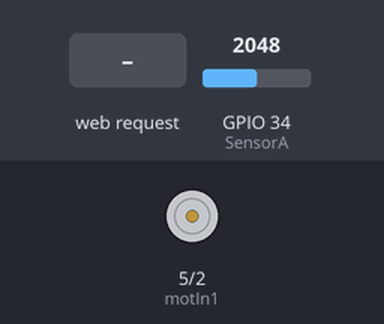
A sketch run on a simulated ESP32. Parts: motor-driver pin pairs drawn as motors (green arrow = first pin HIGH = forward, orange = second pin HIGH = backward, longer = more drive). The inputs (shaded band) are chosen by the test bench; at power-on: GPIO 34 (SensorA) = 2048. WiFi joins after 1.5 s; servers stay silent unless stated; what the sketch prints to the serial monitor is not drawn.

Above: at 3.2 s.
3.3 s: HTTP request GET /toggle received
At 3.8 s:
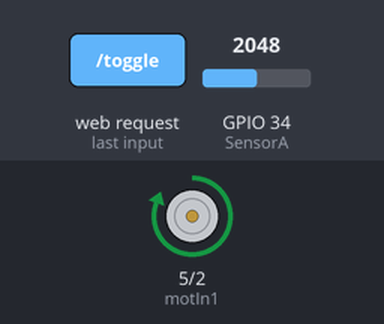
Timing chart, 0 to 6.3 s (numbered marks = the images above; inputs shaded):
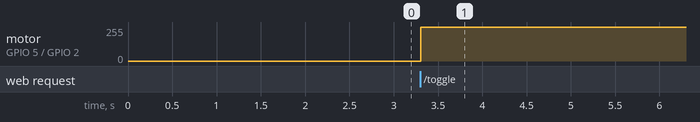

The sketch:

server_2.ino
```cpp
#include <WiFi.h>
#define SensorA 34
#include <ESPAsyncWebServer.h>

// Defina seu SSID e senha Wi-Fi
const char* ssid = "SATC IOT";
const char* password = "IOT2024@#";

// Crie um servidor web na porta 80
AsyncWebServer server(80);

// pinos dos motores
const int motIn1 = 5;
const int motIn2 = 2;

void setup() {
  // Inicializa a comunicação serial
  Serial.begin(115200);
  pinMode(SensorA, INPUT);
  pinMode(motIn1, OUTPUT);
  pinMode(motIn2, OUTPUT);

  // Conecta-se à rede Wi-Fi
  WiFi.begin(ssid, password);
  while (WiFi.status() != WL_CONNECTED) {
    delay(1000);
    Serial.println("Conectando-se ao Wi-Fi...");
  }

  Serial.println("Conectado ao Wi-Fi");
  Serial.print("Endereço IP: ");
  Serial.println(WiFi.localIP());

  // Serve um site HTML simples na rota "/"
  server.on("/", HTTP_GET, [](AsyncWebServerRequest *request){
    String html = "<html><body>"
                  "<h1>Controle do Varal Automatico</h1>"
                  "<p>Aperte no botao para abrir o varal.</p>"
                  "<button onclick=\"toggleVaral()\">Abrir Varal</button>"
                  "<p>Aperte no botao para Fechar o varal.</p>"
                  "<button onclick=\"toggleVaral()\">Fechar Varal</button>"
                  "<script>"
                  "function toggleLED() {"
                  "  fetch('/toggle');"
                  "}"
                  "</script>"
                  "</body></html>";
    request->send(200, "text/html", html);
  });

  server.on("/toggle", HTTP_GET, [](AsyncWebServerRequest *request){
    if (analogRead(SensorA) > 3400) {
      digitalWrite(motIn1, LOW);
      digitalWrite(motIn2, HIGH);
      Serial.println(analogRead(SensorA));
      delay(1000);
    }
    else {
      digitalWrite(motIn1, HIGH);
      digitalWrite(motIn2, LOW);
      delay(2000);
      Serial.println(analogRead(SensorA));
      delay(1000);

      // Verifica a URL da requisição
      String url = request->url();  // Obtém a URL da requisição

      if (url.indexOf("/H") >= 0) {  // Verifica se a URL contém "/H"
        digitalWrite(motIn2, HIGH);
        delay(2000);
        digitalWrite(motIn2, LOW);
        request->send(200, "text/plain", "Varal para fora.");
      }
      else if (url.indexOf("/L") >= 0) {  // Verifica se a URL contém "/L"
        digitalWrite(motIn1, HIGH);
        delay(2000);
        digitalWrite(motIn1, LOW);
        request->send(200, "text/plain", "Varal para dentro.");
      }
    }
  });

  // Inicia o servidor
  server.begin();
}

void loop() {
  // Não precisa fazer nada no loop, o servidor lida com as requisições automaticamente
}
```

Measured:
- after the input at 3.3 s, motor on GPIO 5 (motIn1) / GPIO 2 (motIn2): stopped → forward 255/255 at once
